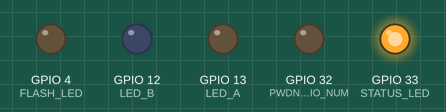
The program below on a simulated ESP32. Shown: output pins drawn as LEDs (lit = HIGH). WiFi joins after 1.5 s; servers stay silent unless stated; the local clock reads 2024-03-15 10:24:30 at power-on unless the program sets it; storage starts empty; EEPROM starts erased; the camera gives no picture.

Above: at 0.2 s.
At 2.21 s:
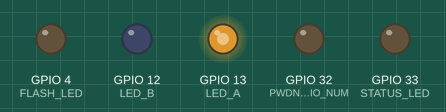
At 2.6 s:
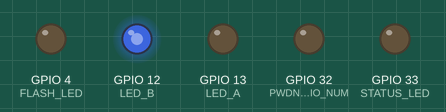
Timing chart, 0 to 4.3 s (numbered marks = the images above):
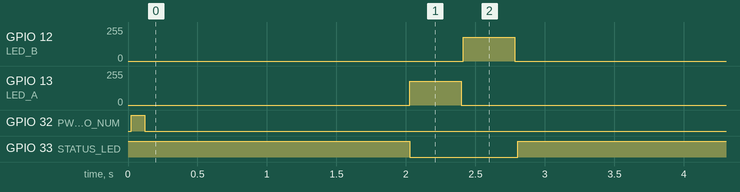

The program:

main.cpp
```cpp
#include <Arduino.h>
#include <HTTPClient.h>
#include <LittleFS.h>
#include <StreamString.h>
#include <Preferences.h>
#include <WiFi.h>
#include <WiFiClientSecure.h>
#include <WiFiManager.h>
#include <esp_camera.h>
#include <esp_task_wdt.h>
#include <time.h>

#include <algorithm>
#include <vector>

#include "camera_pins.h"
#include "certs.h"

#ifndef NAMJAI_SERVER
#define NAMJAI_SERVER ""
#endif
#ifndef NAMJAI_TOKEN
#define NAMJAI_TOKEN ""
#endif

constexpr const char* FW = "0.1.0";
constexpr int LED_A = 13, LED_B = 12, STATUS_LED = 33, FLASH_LED = 4;
constexpr int CH_A = 4, CH_B = 5;
constexpr uint32_t WDT_S = 120, MIN_INTERVAL = 300, FLUSH_BUDGET_MS = 300000, WIFI_RETRY_MS = 300000;
constexpr size_t FREE_MARGIN = 48 * 1024;

struct Item {
  uint32_t seq;
  String path;
};

Preferences prefs;
String server, token, deviceId, lastError;
uint32_t interval = 3600, seq = 0, boot = 0, failedShots = 0;
uint8_t ledDuty = 180;
bool cameraOk = false, captureNow = true, quickPending = true;
time_t nextEpoch = 0;
uint32_t nextMs = 0, lastWifiTry = 0;

bool synced() { return time(nullptr) > 1700000000; }

const char* resetReason() {
  switch (esp_reset_reason()) {
    case ESP_RST_POWERON: return "power_on";
    case ESP_RST_SW: return "software";
    case ESP_RST_PANIC: return "panic";
    case ESP_RST_INT_WDT: return "int_wdt";
    case ESP_RST_TASK_WDT: return "task_wdt";
    case ESP_RST_WDT: return "wdt";
    case ESP_RST_BROWNOUT: return "brownout";
    case ESP_RST_EXT: return "external";
    default: return "other";
  }
}

bool startCamera() {
  pinMode(PWDN_GPIO_NUM, OUTPUT);
  digitalWrite(PWDN_GPIO_NUM, HIGH);
  delay(100);
  digitalWrite(PWDN_GPIO_NUM, LOW);
  delay(100);
  camera_config_t c = {};
  c.pin_d0 = Y2_GPIO_NUM;
  c.pin_d1 = Y3_GPIO_NUM;
  c.pin_d2 = Y4_GPIO_NUM;
  c.pin_d3 = Y5_GPIO_NUM;
  c.pin_d4 = Y6_GPIO_NUM;
  c.pin_d5 = Y7_GPIO_NUM;
  c.pin_d6 = Y8_GPIO_NUM;
  c.pin_d7 = Y9_GPIO_NUM;
  c.pin_xclk = XCLK_GPIO_NUM;
  c.pin_pclk = PCLK_GPIO_NUM;
  c.pin_vsync = VSYNC_GPIO_NUM;
  c.pin_href = HREF_GPIO_NUM;
  c.pin_sccb_sda = SIOD_GPIO_NUM;
  c.pin_sccb_scl = SIOC_GPIO_NUM;
  c.pin_pwdn = PWDN_GPIO_NUM;
  c.pin_reset = RESET_GPIO_NUM;
  c.xclk_freq_hz = 20000000;
  c.ledc_timer = LEDC_TIMER_0;
  c.ledc_channel = LEDC_CHANNEL_0;
  c.pixel_format = PIXFORMAT_JPEG;
  c.frame_size = FRAMESIZE_SVGA;
  c.jpeg_quality = 12;
  c.fb_count = 1;
  c.fb_location = CAMERA_FB_IN_PSRAM;
  c.grab_mode = CAMERA_GRAB_WHEN_EMPTY;
  esp_camera_deinit();
  return esp_camera_init(&c) == ESP_OK;
}

camera_fb_t* shoot(int channel) {
  ledcWrite(channel, ledDuty);
  delay(250);
  if (camera_fb_t* stale = esp_camera_fb_get()) esp_camera_fb_return(stale);
  camera_fb_t* fb = esp_camera_fb_get();
  ledcWrite(channel, 0);
  return fb;
}

std::vector<Item> queue() {
  std::vector<Item> items;
  File dir = LittleFS.open("/q");
  for (File f = dir.openNextFile(); f; f = dir.openNextFile()) {
    String name = f.name();
    items.push_back({(uint32_t)strtoul(name.c_str(), nullptr, 10), "/q/" + name});
  }
  std::sort(items.begin(), items.end(), [](const Item& a, const Item& b) { return a.seq < b.seq || (a.seq == b.seq && a.path < b.path); });
  return items;
}

size_t fsFree() { return LittleFS.totalBytes() - LittleFS.usedBytes(); }

bool store(camera_fb_t* fb, char light, uint32_t s, time_t t) {
  auto items = queue();
  for (size_t i = 0; fsFree() < fb->len + FREE_MARGIN && i < items.size(); i++) LittleFS.remove(items[i].path);
  if (fsFree() < fb->len + FREE_MARGIN) return false;
  char path[80];
  snprintf(path, sizeof(path), "/q/%lu_%c_%lu_%lu_%lu.jpg", (unsigned long)s, light, (unsigned long)t, (unsigned long)boot, (unsigned long)millis());
  File f = LittleFS.open(path, FILE_WRITE);
  if (!f) return false;
  bool ok = f.write(fb->buf, fb->len) == fb->len;
  f.close();
  if (!ok) LittleFS.remove(path);
  return ok;
}

void capture() {
  digitalWrite(STATUS_LED, LOW);
  if (!cameraOk) cameraOk = startCamera();
  uint32_t s = ++seq;
  prefs.putUInt("seq", seq);
  time_t t = synced() ? time(nullptr) : 0;
  int saved = 0;
  for (auto [channel, light] : {std::pair{CH_A, 'a'}, std::pair{CH_B, 'b'}}) {
    esp_task_wdt_reset();
    camera_fb_t* fb = cameraOk ? shoot(channel) : nullptr;
    if (!fb) continue;
    saved += store(fb, light, s, t);
    esp_camera_fb_return(fb);
  }
  failedShots = saved ? 0 : failedShots + 1;
  if (!saved) {
    lastError = cameraOk ? "store_failed" : "camera_failed";
    cameraOk = false;
  }
  digitalWrite(STATUS_LED, HIGH);
  if (failedShots >= 3) ESP.restart();
}

bool post(const String& path, const char* type, Stream* body, size_t len, const std::vector<std::pair<String, String>>& headers, String* reply) {
  if (WiFi.status() != WL_CONNECTED || server.isEmpty()) return false;
  WiFiClientSecure secure;
  WiFiClient plain;
  bool tls = server.startsWith("https://");
  if (tls) secure.setCACert(ROOT_CAS);
  HTTPClient http;
  if (!http.begin(tls ? (WiFiClient&)secure : plain, server + path)) return false;
  http.setTimeout(20000);
  http.addHeader("Content-Type", type);
  http.addHeader("Authorization", "Bearer " + token);
  http.addHeader("X-Device", deviceId);
  for (auto& [k, v] : headers) http.addHeader(k, v);
  int code = http.sendRequest("POST", body, len);
  if (reply && code > 0) *reply = http.getString();
  http.end();
  if (code <= 0) lastError = "http_" + String(code);
  return (code >= 200 && code < 300) || code == 409;
}

bool send(const Item& item) {
  String name = item.path.substring(3);
  unsigned long s, t, b, ms;
  char light;
  if (sscanf(name.c_str(), "%lu_%c_%lu_%lu_%lu.jpg", &s, &light, &t, &b, &ms) != 5) return true;
  if (!t && b == boot && synced()) t = time(nullptr) - (millis() - ms) / 1000;
  File f = LittleFS.open(item.path, FILE_READ);
  if (!f) return true;
  bool ok = post("/api/clip/photo", "image/jpeg", &f, f.size(),
                 {{"X-Seq", String(s)}, {"X-Light", String(light)}, {"X-Captured-At", String(t)}, {"X-Boot", String(b)}, {"X-Ms", String(ms)}}, nullptr);
  f.close();
  return ok;
}

void flush() {
  uint32_t start = millis();
  for (auto& item : queue()) {
    esp_task_wdt_reset();
    if (millis() - start > FLUSH_BUDGET_MS || !send(item)) return;
    LittleFS.remove(item.path);
  }
}

long field(const String& json, const char* key, long fallback) {
  int i = json.indexOf(String("\"") + key + "\"");
  if (i < 0) return fallback;
  i = json.indexOf(':', i);
  String rest = json.substring(i + 1);
  rest.trim();
  if (rest.startsWith("true")) return 1;
  if (rest.startsWith("false")) return 0;
  return rest.toInt();
}

void heartbeat() {
  auto items = queue();
  size_t bytes = 0;
  for (auto& item : items) {
    File f = LittleFS.open(item.path, FILE_READ);
    bytes += f ? f.size() : 0;
  }
  String body = "{\"fw\":\"" + String(FW) + "\",\"boot\":" + boot + ",\"seq\":" + seq + ",\"uptime\":" + millis() / 1000 +
                ",\"reset\":\"" + resetReason() + "\",\"rssi\":" + WiFi.RSSI() + ",\"heap\":" + ESP.getFreeHeap() +
                ",\"psram\":" + ESP.getFreePsram() + ",\"queue\":" + (unsigned long)items.size() + ",\"queue_bytes\":" + (unsigned long)bytes +
                ",\"fs_free\":" + (unsigned long)fsFree() + ",\"camera\":" + (cameraOk ? "true" : "false") +
                ",\"time\":" + (unsigned long)(synced() ? time(nullptr) : 0) + ",\"interval\":" + interval + ",\"led\":" + ledDuty +
                ",\"error\":\"" + lastError + "\"}";
  StreamString s;
  s.print(body);
  String reply;
  if (post("/api/clip/heartbeat", "application/json", &s, s.length(), {}, &reply)) {
    lastError = "";
    uint32_t next = field(reply, "interval", interval);
    if (next >= MIN_INTERVAL && next != interval) {
      interval = next;
      prefs.putUInt("interval", interval);
      nextEpoch = 0;
    }
    uint8_t led = constrain(field(reply, "led", ledDuty), 0, 255);
    if (led != ledDuty) prefs.putUChar("led", ledDuty = led);
    captureNow = field(reply, "capture_now", 0);
  }
}

bool due() {
  if (captureNow) return true;
  if (synced()) {
    time_t now = time(nullptr);
    if (!nextEpoch) nextEpoch = (now / interval + 1) * interval;
    return now >= nextEpoch;
  }
  return (int32_t)(millis() - nextMs) >= 0;
}

void schedule() {
  captureNow = false;
  if (synced()) nextEpoch = (time(nullptr) / interval + 1) * interval;
  nextMs = millis() + interval * 1000;
}

void connect(bool portal) {
  WiFiManager wm;
  WiFiManagerParameter pServer("server", "Server URL", server.c_str(), 120);
  WiFiManagerParameter pToken("token", "Device token", token.c_str(), 80);
  wm.addParameter(&pServer);
  wm.addParameter(&pToken);
  wm.setConfigPortalTimeout(300);
  wm.setConnectTimeout(30);
  String ap = "NamJai-" + deviceId;
  bool ok = portal ? wm.startConfigPortal(ap.c_str()) : wm.autoConnect(ap.c_str());
  if (String(pServer.getValue()) != server || String(pToken.getValue()) != token) {
    server = pServer.getValue();
    token = pToken.getValue();
    while (server.endsWith("/")) server.remove(server.length() - 1);
    prefs.putString("server", server);
    prefs.putString("token", token);
  }
  if (!ok) lastError = "wifi";
}

void setup() {
  Serial.begin(115200);
  pinMode(STATUS_LED, OUTPUT);
  digitalWrite(STATUS_LED, HIGH);
  pinMode(FLASH_LED, OUTPUT);
  digitalWrite(FLASH_LED, LOW);
  ledcSetup(CH_A, 5000, 8);
  ledcSetup(CH_B, 5000, 8);
  ledcAttachPin(LED_A, CH_A);
  ledcAttachPin(LED_B, CH_B);
  ledcWrite(CH_A, 0);
  ledcWrite(CH_B, 0);

  prefs.begin("namjai");
  uint64_t mac = ESP.getEfuseMac();
  char id[16];
  snprintf(id, sizeof(id), "clip-%06llx", (mac >> 24) & 0xFFFFFF);
  deviceId = id;
  server = prefs.getString("server", NAMJAI_SERVER);
  token = prefs.getString("token", NAMJAI_TOKEN);
  interval = std::max(MIN_INTERVAL, prefs.getUInt("interval", 3600));
  ledDuty = prefs.getUChar("led", 180);
  seq = prefs.getUInt("seq", 0);
  boot = prefs.getUInt("boot", 0) + 1;
  prefs.putUInt("boot", boot);
  uint32_t quick = prefs.getUInt("quick", 0) + 1;
  prefs.putUInt("quick", quick);

  if (!LittleFS.begin(true)) lastError = "fs";
  LittleFS.mkdir("/q");
  cameraOk = startCamera();
  if (!cameraOk) lastError = "camera_failed";

  WiFi.mode(WIFI_STA);
  WiFi.setAutoReconnect(true);
  connect(quick >= 3 || server.isEmpty());
  configTzTime("ICT-7", "pool.ntp.org", "time.google.com");
  for (int i = 0; i < 20 && WiFi.status() == WL_CONNECTED && !synced(); i++) delay(250);

  esp_task_wdt_init(WDT_S, true);
  esp_task_wdt_add(nullptr);
  nextMs = millis();
}

void loop() {
  esp_task_wdt_reset();
  if (quickPending && millis() > 10000) {
    prefs.putUInt("quick", 0);
    quickPending = false;
  }
  if (WiFi.status() != WL_CONNECTED && millis() - lastWifiTry > WIFI_RETRY_MS) {
    lastWifiTry = millis();
    WiFi.reconnect();
  }
  if (due()) {
    schedule();
    capture();
    if (WiFi.status() == WL_CONNECTED) {
      heartbeat();
      flush();
    } else {
      lastError = "offline";
    }
  }
  delay(1000);
}
```

camera_pins.h
```cpp
#pragma once

#define PWDN_GPIO_NUM 32
#define RESET_GPIO_NUM -1
#define XCLK_GPIO_NUM 0
#define SIOD_GPIO_NUM 26
#define SIOC_GPIO_NUM 27
#define Y9_GPIO_NUM 35
#define Y8_GPIO_NUM 34
#define Y7_GPIO_NUM 39
#define Y6_GPIO_NUM 36
#define Y5_GPIO_NUM 21
#define Y4_GPIO_NUM 19
#define Y3_GPIO_NUM 18
#define Y2_GPIO_NUM 5
#define VSYNC_GPIO_NUM 25
#define HREF_GPIO_NUM 23
#define PCLK_GPIO_NUM 22
```

Source omitted: certs.h (10178 bytes)

Measured:
- by itself, GPIO 12 (LED_B): 0/255 → 179/255 at 2.4 s, → 0/255 0.37 s later
- by itself, GPIO 13 (LED_A): 0/255 → 179/255 at 2.0 s, → 0/255 0.37 s later
- by itself, GPIO 33 (STATUS_LED): HIGH → LOW at 2.0 s, → HIGH 0.78 s later
